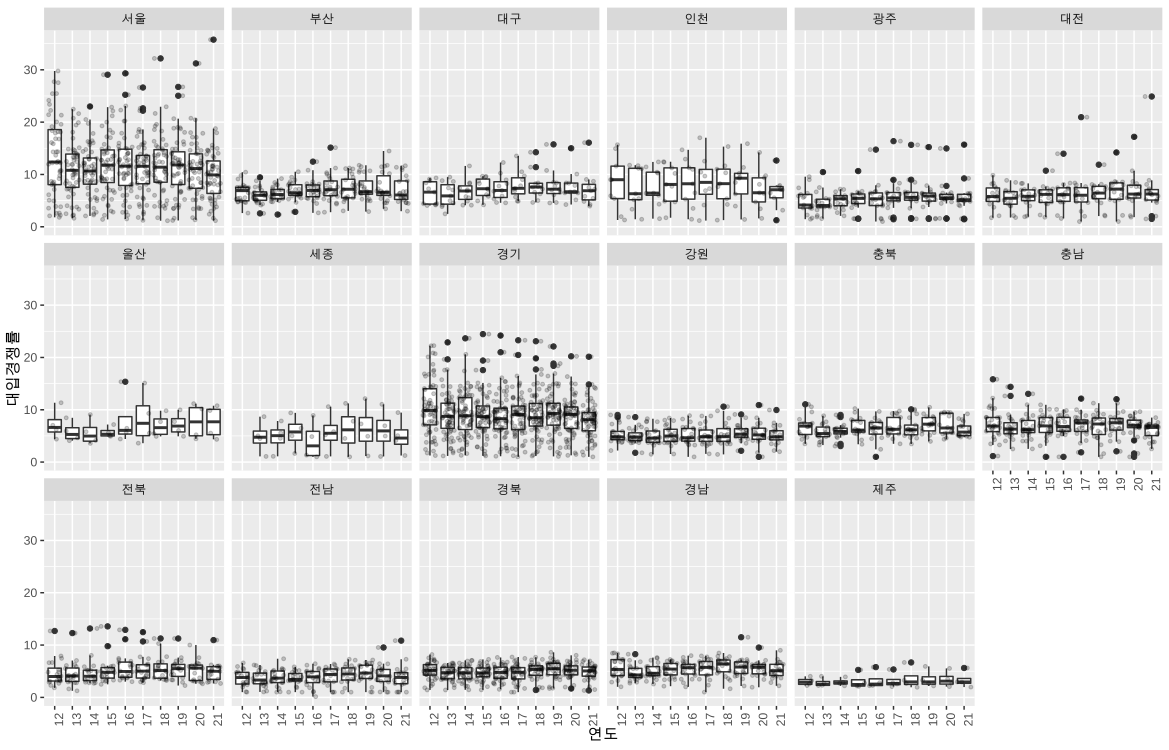

The R source for this figure:
df |>
  filter(학제 %in% c('대학교', '교육대학', '산업대학', '전문대학(2년제)', '전문대학(3년제)', '전문대학(4년제)')) |>
  mutate(경쟁률 = 지원자_전체_계 / 입학자_전체_계) |>
  ggplot(aes(x = 연도,  y = 경쟁률)) + 
  geom_boxplot() + geom_jitter(alpha = 0.2, size = 1) +
  facet_wrap(~시도, nrow = 3) + 
  labs(y = '대입경쟁률') +
  theme(axis.text.x = element_text(angle = 90)) + 
  scale_x_discrete(label = c(12:21))
